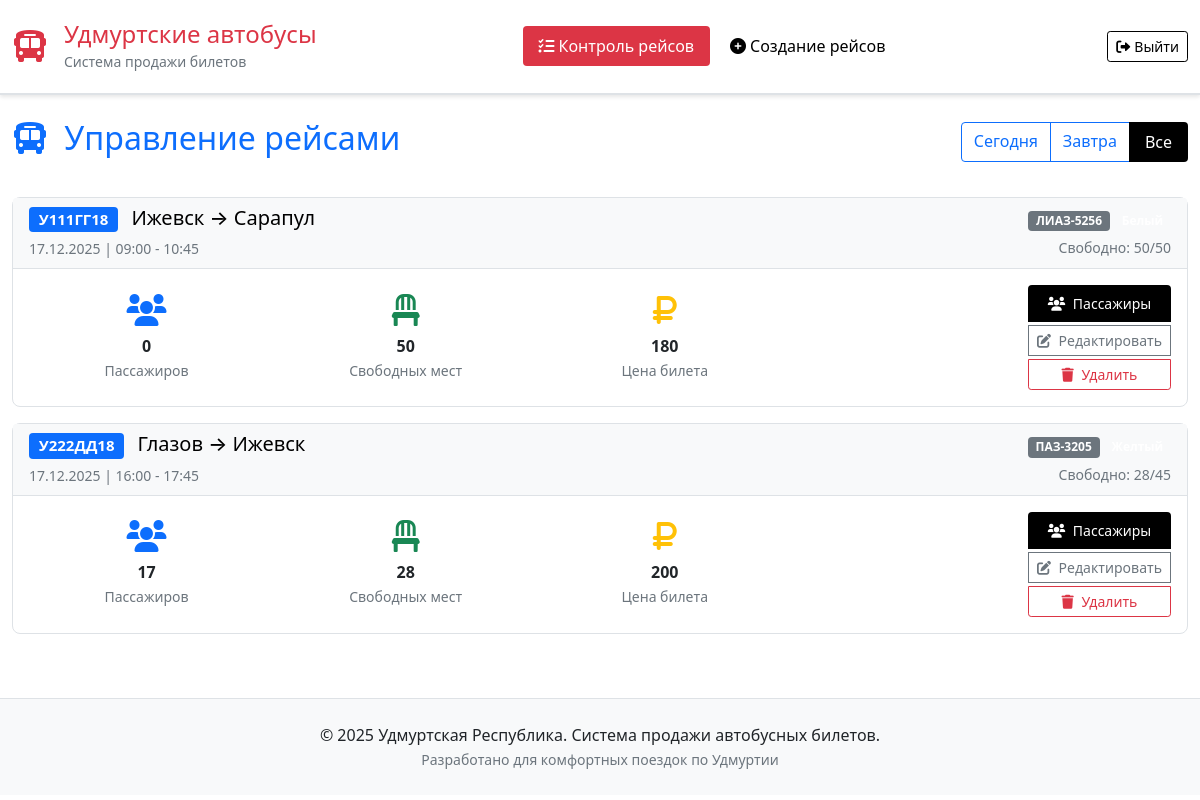
Page /dispatcher/trips (signed in) on the committed database.
### models.py (models this page shows)
class Trip(Base):
    __tablename__ = "trips"
    id = Column(Integer, primary_key=True, index=True)
    departure_city = Column(String, nullable=False)
    arrival_city = Column(String, nullable=False)
    departure_date = Column(Date, nullable=False)
    departure_time = Column(String, nullable=False)  # Format: HH:MM
    arrival_time = Column(String, nullable=False)    # Format: HH:MM
    bus_number = Column(String, nullable=False)      # Гос. номер автобуса
    bus_name = Column(String, nullable=False)        # Название автобуса
    bus_color = Column(String, nullable=False)       # Цвет автобуса
    total_seats = Column(Integer, nullable=False)
    available_seats = Column(Integer, nullable=False)
    price = Column(Float, default=0.0)
    is_active = Column(Integer, default=1)  # 1 = active, 0 = inactive
    created_at = Column(DateTime(timezone=True), server_default=func.now())
    updated_at = Column(DateTime(timezone=True), server_default=func.now(), onupdate=func.now())
    tickets = relationship("Ticket", back_populates="trip")

### main.py (the view)
@app.get("/dispatcher/trips", response_class=HTMLResponse)
async def dispatcher_trips(request: Request, db: Session = Depends(get_db), current_dispatcher: Dispatcher = Depends(get_current_dispatcher)):
    today = date.today()
    tomorrow = today + timedelta(days=1)
    trips = db.query(Trip).filter(
        Trip.departure_date.in_([today, tomorrow])
    ).order_by(Trip.departure_date, Trip.departure_time).all()
    return templates.TemplateResponse("dispatcher_trips.html", {
        "request": request,
        "trips": trips,
        "today": today,
        "tomorrow": tomorrow
    })

### templates/dispatcher_trips.html (shortened to what this page needs)
{% extends "base_udmurt.html" %}
{% block nav_items %}
    <li class="nav-item">
        <a class="nav-link active" href="/dispatcher/trips">
            <i class="fas fa-list-check me-1"></i>Контроль рейсов
        </a>
    </li>
    <li class="nav-item">
        <a class="nav-link" href="/dispatcher/create-trip">
            <i class="fas fa-plus-circle me-1"></i>Создание рейсов
        </a>
    </li>
{% endblock %}
{% block header_buttons %}
<div class="d-flex align-items-center">
    <form method="post" action="/dispatcher/logout" class="d-inline">
        <button type="submit" class="btn btn-outline-dark btn-sm">
            <i class="fas fa-sign-out-alt me-1"></i>Выйти
        </button>
    </form>
</div>
{% endblock %}
{% block content %}
<div class="row">
    <div class="col-12">
        <div class="d-flex justify-content-between align-items-center mb-4">
            <h2 class="text-primary">
                <i class="fas fa-bus me-2"></i>
                Управление рейсами
            </h2>
            <div class="btn-group" role="group">
                <a href="/dispatcher/trips?filter=today"
                   class="btn {{ 'btn-primary' if request.query_params.get('filter') == 'today' else 'btn-outline-primary' }}">
                    Сегодня
                </a>
                <a href="/dispatcher/trips?filter=tomorrow"
                   class="btn {{ 'btn-primary' if request.query_params.get('filter') == 'tomorrow' else 'btn-outline-primary' }}">
                    Завтра
                </a>
                <a href="/dispatcher/trips"
                   class="btn {{ 'btn-primary' if not request.query_params.get('filter') else 'btn-outline-primary' }}">
                    Все
                </a>
            </div>
        </div>
        {% if trips %}
            {% for trip in trips %}
            <div class="card mb-3">
                <div class="card-header d-flex justify-content-between align-items-center">
                    <div>
                        <h5 class="mb-1">
                            <span class="badge bg-primary me-2">{{ trip.bus_number }}</span>
                            {{ trip.departure_city }} → {{ trip.arrival_city }}
                        </h5>
                        <small class="text-muted">
                            {{ trip.departure_date.strftime('%d.%m.%Y') }} | {{ trip.departure_time }} - {{ trip.arrival_time }}
                        </small>
                    </div>
                    <div class="text-end">
                        <div class="mb-1">
                            <span class="badge bg-secondary">{{ trip.bus_name }}</span>
                            <span class="badge" style="background-color: {{ trip.bus_color|lower() }}; color: white;">{{ trip.bus_color }}</span>
                        </div>
                        <small class="text-muted">
                            Свободно: {{ trip.available_seats }}/{{ trip.total_seats }}
                        </small>
                    </div>
                </div>
                <div class="card-body">
                    <div class="row align-items-center">
                        <div class="col-md-8">
                            <div class="row">
                                <div class="col-4 text-center">
                                    <i class="fas fa-users fa-2x text-primary mb-2"></i>
                                    <br><strong>{{ trip.total_seats - trip.available_seats }}</strong>
                                    <br><small class="text-muted">Пассажиров</small>
                                </div>
                                <div class="col-4 text-center">
                                    <i class="fas fa-chair fa-2x text-success mb-2"></i>
                                    <br><strong>{{ trip.available_seats }}</strong>
                                    <br><small class="text-muted">Свободных мест</small>
                                </div>
                                <div class="col-4 text-center">
                                    <i class="fas fa-ruble-sign fa-2x text-warning mb-2"></i>
                                    <br><strong>{{ "%.0f"|format(trip.price) }}</strong>
                                    <br><small class="text-muted">Цена билета</small>
                                </div>
                            </div>
                        </div>
                        <div class="col-md-4 text-end">
                            <div class="btn-group-vertical" role="group">
                                <a href="/dispatcher/trip/{{ trip.id }}" class="btn btn-primary btn-sm mb-1">
                                    <i class="fas fa-users me-1"></i>
                                    Пассажиры
                                </a>
                                <a href="/dispatcher/trip/{{ trip.id }}/edit" class="btn btn-outline-secondary btn-sm mb-1">
                                    <i class="fas fa-edit me-1"></i>
                                    Редактировать
                                </a>
                                <button class="btn btn-outline-danger btn-sm" onclick="deleteTrip({{ trip.id }}, '{{ trip.departure_city }} → {{ trip.arrival_city }}')">
                                    <i class="fas fa-trash me-1"></i>
                                    Удалить
                                </button>
                            </div>
                        </div>
                    </div>
                </div>
            </div>
            {% endfor %}
        {% endif %}
    </div>
</div>
{% endblock %}

### static/css/udmurt-style.css (style rules this page uses)
:root { --primary-bg: #FFFFFF; --secondary-bg: #F8F9FA; --text-color: #000000; --accent-red: #DC3545; --border-color: #DEE2E6; }
.main-nav .nav-link { color: var(--text-color) !important; border-radius: 4px; margin: 0 2px; font-weight: 500; }
.main-nav .nav-link.active { background-color: var(--accent-red); color: white !important; }
.card { border: 1px solid #dee2e6; border-radius: 8px; box-shadow: none; }
.card-header { background-color: var(--secondary-bg); color: var(--text-color); border-bottom: 1px solid var(--border-color); }
.btn-primary { background-color: var(--text-color); color: white; border: none; border-radius: 4px; padding: 8px 16px; font-weight: normal; }
.btn-outline-dark { border-color: var(--text-color); color: var(--text-color); }
@media (min-width: 769px) { .card { margin-bottom: 1.5rem; } }
@media (min-width: 769px) { .mb-4 { margin-bottom: 2rem !important; } }

### rows in the picture
Trip: bus_number "У111ГГ18", departure_city "Ижевск", arrival_city "Сарапул", departure_date "17.12.2025", departure_time "09:00", arrival_time "10:45", bus_name "ЛИАЗ-5256", available_seats "50", total_seats "50", trip.total_seats-trip.available_seats "0", price "180"
Trip: bus_number "У222ДД18", departure_city "Глазов", arrival_city "Ижевск", departure_date "17.12.2025", departure_time "16:00", arrival_time "17:45", bus_name "ПАЗ-3205", available_seats "28", total_seats "45", trip.total_seats-trip.available_seats "17", price "200"
